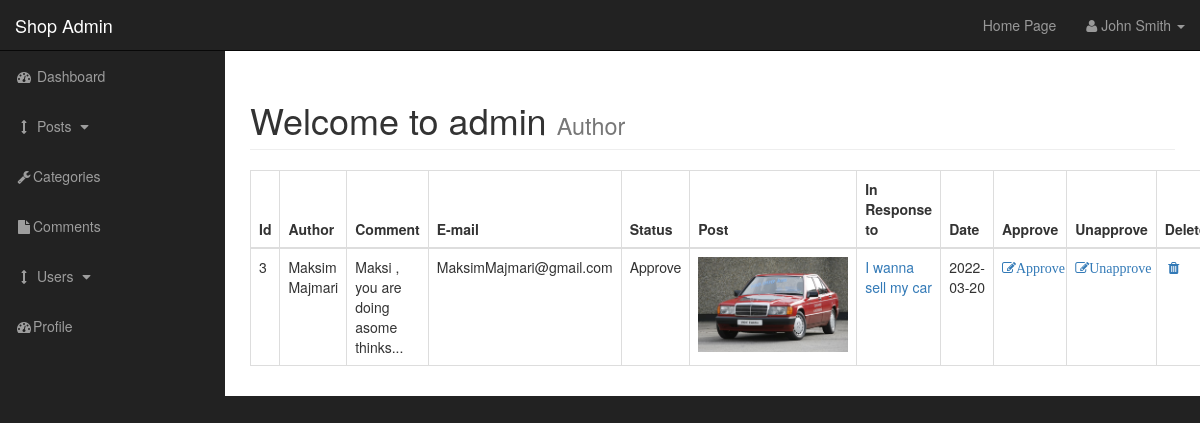
/admin/comments.php, run on an earlier commit of the app's database.
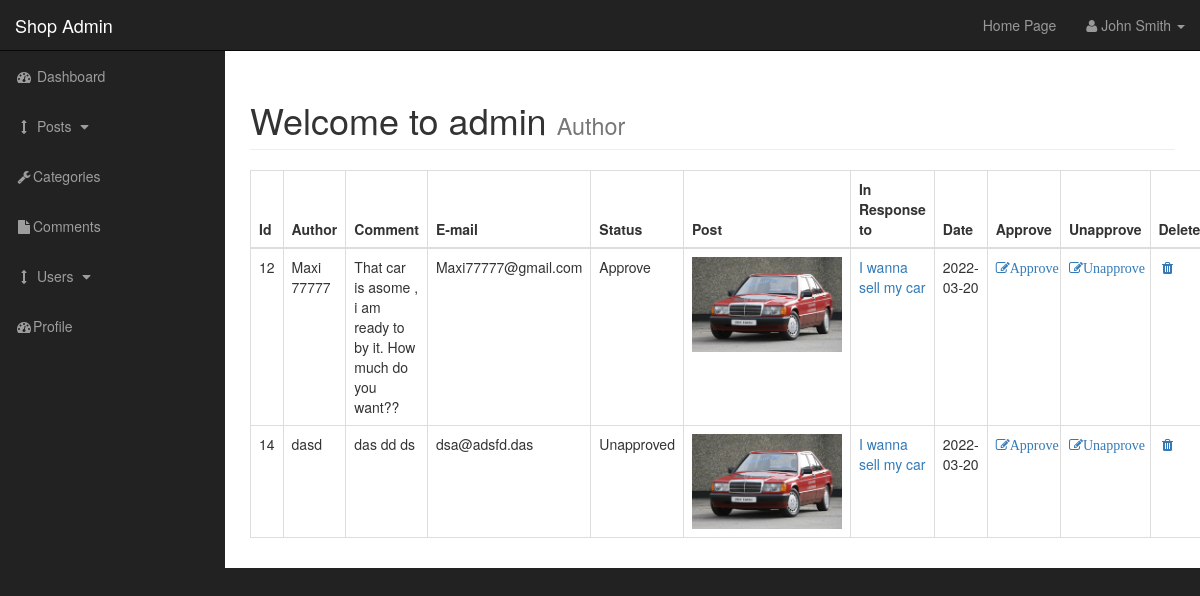
And on a later commit of the database.
### tables this page shows
CREATE TABLE `comments` (
  `comment_id` int(4) NOT NULL,
  `comment_post_id` int(4) NOT NULL,
  `comment_author` varchar(255) NOT NULL,
  `comment_email` varchar(255) NOT NULL,
  `comment_content` text NOT NULL,
  `comment_status` varchar(255) NOT NULL,
  `comment_date` date NOT NULL
);

CREATE TABLE `posts` (
  `post_id` int(4) NOT NULL,
  `post_category_id` int(4) NOT NULL,
  `post_title` varchar(255) NOT NULL,
  `post_author` varchar(255) NOT NULL,
  `post_date` date NOT NULL,
  `post_image` text NOT NULL,
  `post_content` text NOT NULL,
  `post_tags` varchar(255) NOT NULL,
  `post_coment_count` int(15) NOT NULL,
  `post_status` varchar(255) NOT NULL DEFAULT 'draft',
  `post_views_count` int(10) NOT NULL
);

### admin/includes/view_all_comments.php (the view, shortened to what this page needs)
<table class="table table-bordered table-hover">
    <thead>
        <tr>
            <th>Id</th>
            <th>Author</th>
            <th>Comment</th>
            <th>E-mail</th>
            <th>Status</th>
            <th>Post</th>
            <th>In Response to</th>
            <th>Date</th>
            <th>Approve</th>
            <th>Unapprove</th>
            <th>Delete</th>
        </tr>
    </thead>
    <tbody>
       <?php
        $query = "Select * from comments";
        $query_result = mysqli_query($connection,$query);
        while($row = mysqli_fetch_assoc($query_result)){
            $comment_id = $row['comment_id'];
            $comment_post_id = $row['comment_post_id'];
            $comment_author = $row['comment_author'];
            $comment_email = $row['comment_email'];
            $comment_content = $row['comment_content'];
            $comment_status = $row['comment_status'];
            $comment_date = $row['comment_date'];
            echo "<tr>";
            echo "<td>$comment_id</td>";
            echo "<td>$comment_author</td>";
            echo "<td>$comment_content</td>";
            echo "<td>$comment_email</td>";
            echo "<td>$comment_status</td>";
            $query = "Select * from posts where post_id = {$comment_post_id} ";
               $result = mysqli_query($connection,$query);
               while($row = mysqli_fetch_assoc($result)){
                   $post_image = $row['post_image'];
                   $post_id = $row['post_id'];
                   $post_title = $row['post_title'];
               }
            echo "<td> <img width='150' src='../image/$post_image' alt='Here Should have an image'> </td>";
            echo "<td><a href='../post.php?p_id=$post_id'>$post_title</a></td>";
            echo "<td>$comment_date</td>";
            echo "<td><a class = 'fa fa-fw fa-edit' href='comments.php?Approve={$comment_id}'>Approve</a>  </td>";
            echo "<td><a class = 'fa fa-fw fa-edit' href='comments.php?Unapprove={$comment_id}'>Unapprove</a>  </td>";
            echo "<td><a class = 'fa fa-fw fa-trash' href='comments.php?delete={$comment_id}'></a>  </td>";
            echo "</tr>";
        }
        ?>
    </tbody>
</table>

### admin/includes/header.php (shortened to what this page needs)
<!DOCTYPE html>
<html lang="en">
<head>
    <link href="css/bootstrap.min.css" rel="stylesheet">
    <link href="css/sb-admin.css" rel="stylesheet">
    <link href="font-awesome/css/font-awesome.min.css" rel="stylesheet" type="text/css">
</head>
<body>

### admin/comments.php
<?php   include "includes/header.php";  ?>
<div id="wrapper">
    <?php   include "includes/navigation.php";  ?>
    <div id="page-wrapper">
        <div class="container-fluid">
            <div class="row">
                <div class="col-lg-12">
                    <h1 class="page-header">
                        Welcome to admin
                        <small>Author</small>
                    </h1>
                    <?php include "includes/view_all_comments.php"; ?>
                </div>
            </div>
        </div>
    </div>
    <?php   include "includes/footer.php";   ?>

### admin/includes/navigation.php (shortened to what this page needs)
<nav class="navbar navbar-inverse navbar-fixed-top" role="navigation">
    <div class="navbar-header">
        <a class="navbar-brand" href="index.php">Shop Admin</a>
    </div>
    <ul class="nav navbar-right top-nav">
       <li><a href='../'>Home Page</a> </li>
        <li class="dropdown">
            <a href="#" class="dropdown-toggle" data-toggle="dropdown"><i class="fa fa-user"></i> John Smith <b class="caret"></b></a>
        </li>
    </ul>
    <div class="collapse navbar-collapse navbar-ex1-collapse">
        <ul class="nav navbar-nav side-nav">
            <li>
                <a href="index.php"><i class="fa fa-fw fa-dashboard"></i> Dashboard</a>
            </li>
            <li>
                <a href="javascript:;" data-toggle="collapse" data-target="#posts_dropdown"><i class="fa fa-fw fa-arrows-v"></i> Posts <i class="fa fa-fw fa-caret-down"></i></a>
            </li>
            <li>
                <a href="categories.php"><i class="fa fa-fw fa-wrench"></i>Categories</a>
            </li>
            <li>
                <a href="comments.php"><i class="fa fa-fw fa-file"></i>Comments</a>
            </li>
            <li>
                <a href="javascript:;" data-toggle="collapse" data-target="#users_dropdown"><i class="fa fa-fw fa-arrows-v"></i> Users <i class="fa fa-fw fa-caret-down"></i></a>
            </li>
            <li>
                <a href="#"><i class="fa fa-fw fa-dashboard"></i>Profile</a>
            </li>
          </ul>
    </div>
</nav>

### admin/includes/footer.php (shortened to what this page needs)
    </div>
</body>
</html>

### admin/css/sb-admin.css (style rules this page uses)
body { margin-top: 100px; background-color: #222; }
@media (min-width:768px) { body { margin-top: 50px; } }
#wrapper { padding-left: 0; }
#page-wrapper { width: 100%; padding: 0; background-color: #fff; }
@media (min-width:768px) { #wrapper { padding-left: 225px; } }
@media (min-width:768px) { #page-wrapper { padding: 10px; } }
.top-nav { padding: 0 15px; }
.top-nav>li { display: inline-block; float: left; }
.top-nav>li>a { padding-top: 15px; padding-bottom: 15px; line-height: 20px; color: #999; }
@media (min-width:768px) { .side-nav { position: fixed; top: 51px; left: 225px; width: 225px; margin-left: -225px; border: none; border-radius: 0; overflow-y: auto; background-color: #222; } }
@media (min-width:768px) { .side-nav>li>a { width: 225px; } }

What changed in the data, as far as the page shows it:
removed comments: comment_id "3", comment_author "Maksim Majmari", comment_content "Maksi , you are doing asome thinks...", comment_email "MaksimMajmari@gmail.com", comment_status "Approve", posts.post_image (picture), posts.post_title "I wanna sell my car", comment_date "2022-03-20"
added comments: comment_id "12", comment_author "Maxi 77777", comment_content "That car is asome , i am ready to by it. How much do you want??", comment_email "Maxi77777@gmail.com", comment_status "Approve", posts.post_image (picture), posts.post_title "I wanna sell my car", comment_date "2022-03-20"
added comments: comment_id "14", comment_author "dasd", comment_content "das dd ds", comment_email "dsa@adsfd.das", comment_status "Unapproved", posts.post_image (picture), posts.post_title "I wanna sell my car", comment_date "2022-03-20"
